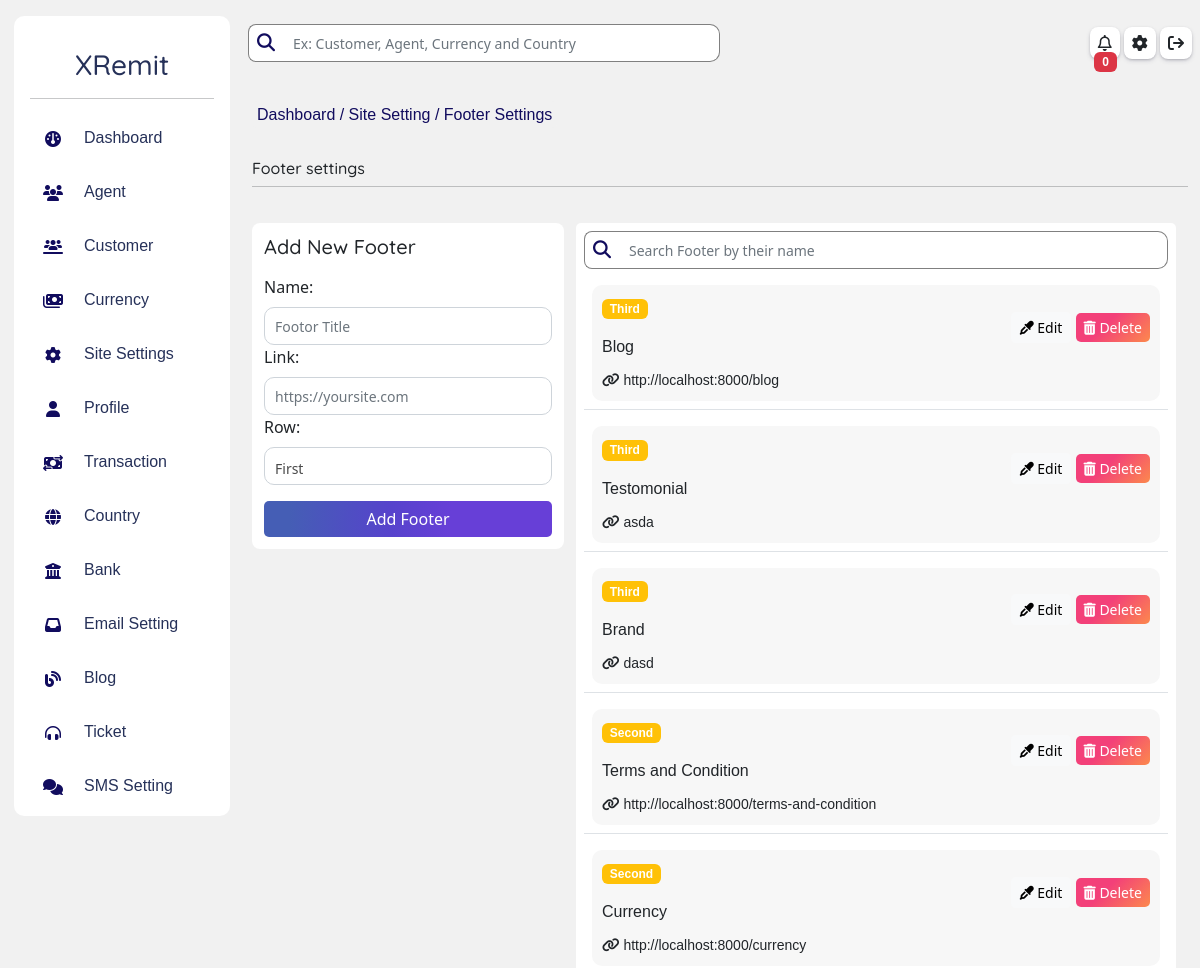
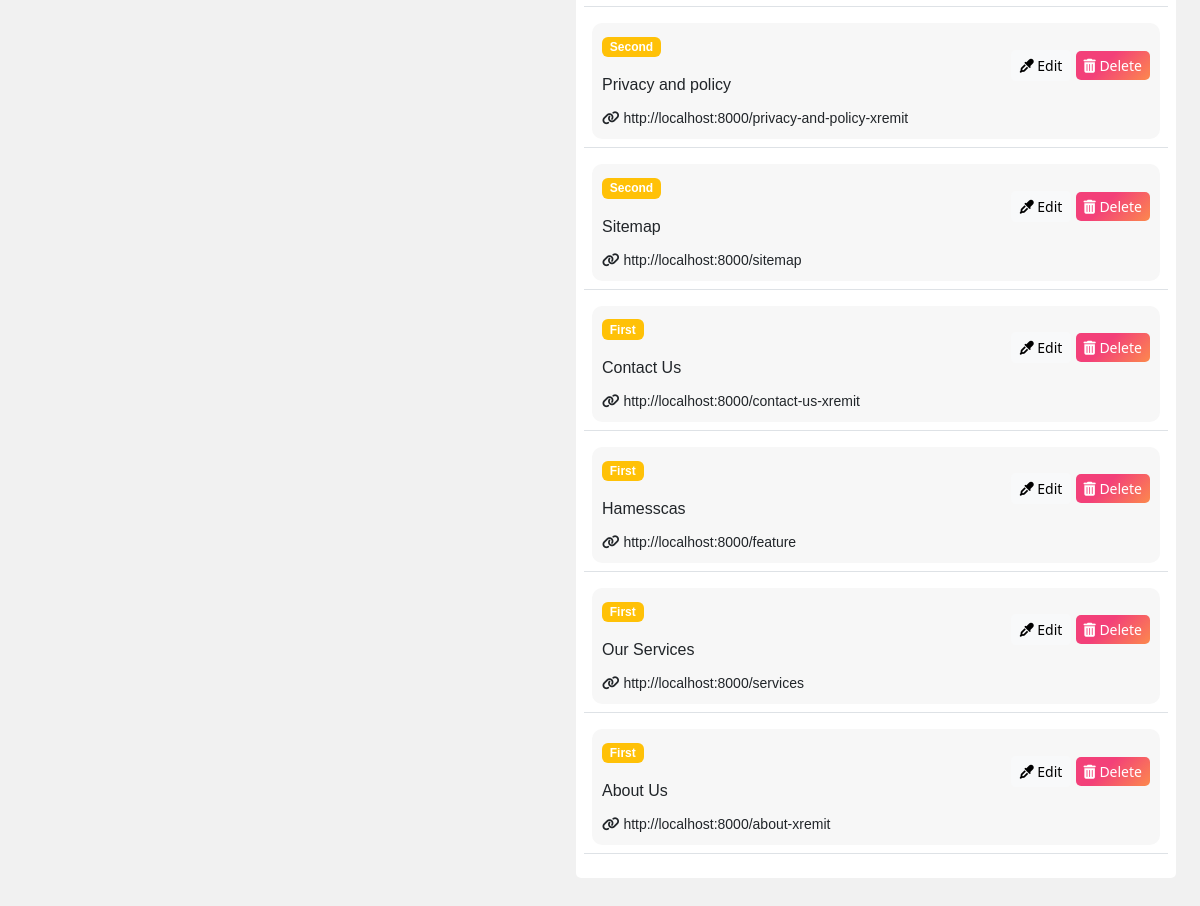
Screenshot of /owner/footer-setting with the database file from the repository (2 pictures, top to bottom).
### homepage/models.py (models this page shows, shortened)
class Footor(models.Model):
    name = models.CharField(max_length=200)
    link = models.CharField(max_length=1000)
    row = models.CharField(max_length=100, choices=(
        ('First', 'First'),
        ('Second', 'Second'),
        ('Third', 'Third')
    ), default="First")

### owner/views.py (the view, shortened to what this page needs)
# urls.py: path('footer-setting', views.footerView, name = "footer"),
def footerView(request):
    footer = Footor.objects.all().order_by('-id')
    form = FootorForm()
    dist = {
        'footer':footer,
        'form': form
    }
    noti = notification()
    dist.update(noti)
    return render(request, "owner/siteSetting/footor.html", dist)

### owner/forms.py
class FootorForm(forms.ModelForm):
    class Meta:
        model = Footor
        fields = ('__all__')
        widgets= {
            'name':forms.TextInput(attrs={'class':'form-control mt-2', 'placeholder':'Footor Title'}),
            'link':forms.TextInput(attrs={'class':'form-control mt-2', 'placeholder':'https://yoursite.com'}),
            'row':forms.Select(attrs={'class':'form-control mt-2'}),
        }

### owner/views.py (called while the page is built)
def notification():
   noti = AdminNotification.objects.filter(seen= False)
   count = noti.count()
   li = {
       'noti':noti,
       'noti_count':count
   }
   return li

### template/owner/siteSetting/footor.html (shortened to what this page needs)
{% extends 'owner/dashboard.html' %}
{% load static %}
{% block inside %}
<div class="row p-0 m-0 mt-3">
    <div class="mt-3 mb-3">
      <span class="breadcum">
        <a href="{%url 'owner:dashboard'%}">
            Dashboard
        </a>/
        <a href="{%url 'owner:site'%}">
            Site Setting
        </a>/
        Footer Settings
      </span>
    </div>
    <div class="row m-0  mt-3">
        <h6 class="p-0">
            Footer settings
        </h6>
        <hr>
        <div class="row p-0 m-0 mt-3">
            <div class="col-lg-4 col-12 m-0 p-0 mt-1">
                <div id="login-card" class="p-1">
                    <h5 class="m-2">Add New Footer</h5>
                    <form action="" method="post" class="p-2">
                        <div class="row p-0 m-0">
                            {{form}}
                            <button class="btn btn-primary mt-3" type="submit">
                                Add Footer
                            </button>
                        </div>
                    </form>
                </div>
            </div>
            <div class="col-lg-8 col-12 mt-1 ">
                <div class="p-2 card">
                    <div class="login-flex d-flex my-auto" style="width: 100%;">
                        <i class="fa fa-magnifying-glass my-auto p-2"></i>
                        <input type="text" name="search"  id="search" onkeyup="SearchName()" class="form-control"  placeholder="Search Footer by their name" required id="">
                    </div>
                    <table class="table border-1">
                        <tbody>
                            {% for i in footer  %}
                            <tr>
                                <td>
                                    <div class="item-list-div mt-2 p-1">
                                        <div class="d-flex justify-content-between">
                                                <div class="m-0">
                                                    <p class="badge bg-warning">
                                                        {{i.row}}
                                                    </p>
                                                    <p class="p-0 m-0">
                                                        {{i.name}}
                                                    </p>
                                                </div>
                                                <div class="my-auto">
                                                    <button class="btn btn-sm btn-light" data-bs-toggle="modal" data-bs-target="#exampleModalEdit{{i.id}}">
                                                        <i class="fa fa-eye-dropper"></i>
                                                        Edit
                                                    </button>
                                                    <button class="btn btn-sm btn-danger" data-bs-toggle="modal" data-bs-target="#exampleModal{{i.id}}">
                                                        <i class="fa fa-trash-alt"></i>
                                                        Delete
                                                    </button>
                                                </div>
                                        </div>
                                        <div class="mt-2">
                                            <small>
                                                <i class="fa fa-link"></i>
                                                {{i.link}}
                                            </small>
                                        </div>
                                    </div>
                                </td>
                            </tr>
                            {% endfor %}
                        </tbody>
                    </table>
                </div>
            </div>
        </div>
    </div>
</div>
{% endblock inside %}

### static/css/style.css (style rules this page uses)
.btn-primary { background-image: linear-gradient(92.88deg, #455EB5 9.16%, #5643CC 43.89%, #673FD7 64.72%); border-radius: 5px; border-style: none; color: #FFFFFF; cursor: pointer; font-weight: 500; text-align: center; transition: all .5s; }
.btn-danger { align-items: center; background-image: linear-gradient(135deg, #f34079 40%, #fc894d); border: 0; border-radius: 5px; box-sizing: border-box; color: #fff; cursor: pointer; }
.form-control { color: rgb(73, 73, 73); font-size: 14px; height: 38px; padding: 10px; border-radius: 10px; }
.card { border-radius: 5px; border: none!important; }
small, span, p { font-family: 'Alegreya Sans SC', sans-serif; }
h1, h2, h3, h4, h5, h6 { font-family: 'Quicksand', sans-serif; }
body { background-color: #f1f1f1; }
a { text-decoration: none; color: inherit; }
#login-card { background-color: rgb(255, 255, 255); border-radius: 8px; }
.login-flex i { background-color: white; font-size: 18px; height: 38px; border-left: 1px solid grey; border-top: 1px solid grey; border-bottom: 1px solid grey; color: #110c5e; border-top-left-radius: 8px; border-bottom-left-radius: 8px; box-shadow: rgb(rgb(1rgb(169, 169, 169)84, 184), rgb(141rgb(92, 92, 92)1, 141), #1e1780); }
.breadcum { padding: 5px; font-weight:300; background-color: rgb(241, 241, 241); color: #110c5e; border-radius: 5px; box-shadow: rgba(50, 50, 93, 0.25) 0px 50px 100px -20px, rgba(0, 0, 0, 0.3) 0px 30px 60px -30px; }
.item-list-div { background-color: #f7f7f7; padding: 10px!important; border-radius: 10px; }
#search { border: none; border-right: 1px solid grey; border-top: 1px solid grey; border-bottom: 1px solid grey; border-bottom-left-radius: 0px; border-top-left-radius: 0px; }

### template/owner/siteSetting/footor.html (style rules this page uses)
label { padding: 0px!important; }

### rows the page displays
Footor: row "Third", name "Blog", link "http://localhost:8000/blog"
Footor: row "Third", name "Testomonial", link "asda"
Footor: row "Third", name "Brand", link "dasd"
Footor: row "Second", name "Terms and Condition", link "http://localhost:8000/terms-and-condition"
Footor: row "Second", name "Currency", link "http://localhost:8000/currency"
Footor: row "Second", name "Privacy and policy", link "http://localhost:8000/privacy-and-policy-xremit"
Footor: row "Second", name "Sitemap", link "http://localhost:8000/sitemap"
Footor: row "First", name "Contact Us", link "http://localhost:8000/contact-us-xremit"
Footor: row "First", name "Hamesscas", link "http://localhost:8000/feature"
Footor: row "First", name "Our Services", link "http://localhost:8000/services"
Footor: row "First", name "About Us", link "http://localhost:8000/about-xremit"

### other values shown
{{ noti_count }} "0"
